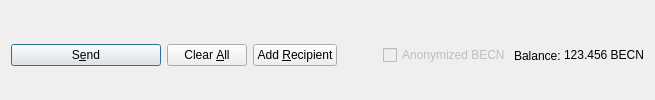
         <widget class="QFrame" name="frame_Send">
          <layout class="QHBoxLayout" name="horizontalLayout">
           <property name="bottomMargin">
            <number>0</number>
           </property>
           <item>
            <widget class="QPushButton" name="sendButton">
             <property name="minimumSize">
              <size>
               <width>150</width>
               <height>0</height>
              </size>
             </property>
             <property name="toolTip">
              <string>Confirm the send action</string>
             </property>
             <property name="text">
              <string>S&amp;end</string>
             </property>
             <property name="icon">
              <iconset resource="../pivx.qrc">
               <normaloff>:/icons/send</normaloff>:/icons/send</iconset>
             </property>
             <property name="autoDefault">
              <bool>false</bool>
             </property>
             <property name="default">
              <bool>true</bool>
             </property>
            </widget>
           </item>
           <item>
            <widget class="QPushButton" name="clearButton">
             <property name="sizePolicy">
              <sizepolicy hsizetype="Minimum" vsizetype="Fixed">
               <horstretch>0</horstretch>
               <verstretch>0</verstretch>
              </sizepolicy>
             </property>
             <property name="toolTip">
              <string>Clear all fields of the form.</string>
             </property>
             <property name="text">
              <string>Clear &amp;All</string>
             </property>
             <property name="icon">
              <iconset resource="../pivx.qrc">
               <normaloff>:/icons/remove</normaloff>:/icons/remove</iconset>
             </property>
             <property name="autoDefault">
              <bool>false</bool>
             </property>
            </widget>
           </item>
           <item>
            <widget class="QPushButton" name="addButton">
             <property name="toolTip">
              <string>Send to multiple recipients at once</string>
             </property>
             <property name="text">
              <string>Add &amp;Recipient</string>
             </property>
             <property name="icon">
              <iconset resource="../pivx.qrc">
               <normaloff>:/icons/add</normaloff>:/icons/add</iconset>
             </property>
             <property name="autoDefault">
              <bool>false</bool>
             </property>
            </widget>
           </item>
           <item>
            <spacer name="horizontalSpacer">
             <property name="orientation">
              <enum>Qt::Horizontal</enum>
             </property>
             <property name="sizeHint" stdset="0">
              <size>
               <width>40</width>
               <height>20</height>
              </size>
             </property>
            </spacer>
           </item>
           <item>
            <layout class="QHBoxLayout" name="horizontalLayout_2">
             <property name="spacing">
              <number>3</number>
             </property>
             <item>
              <widget class="QCheckBox" name="checkzBECN">
               <property name="enabled">
                <bool>false</bool>
               </property>
               <property name="text">
                <string>Anonymized BECN</string>
               </property>
              </widget>
             </item>
             <item>
              <widget class="QLabel" name="label">
               <property name="text">
                <string>Balance:</string>
               </property>
              </widget>
             </item>
             <item>
              <widget class="QLabel" name="labelBalance">
               <property name="sizePolicy">
                <sizepolicy hsizetype="Preferred" vsizetype="Fixed">
                 <horstretch>0</horstretch>
                 <verstretch>0</verstretch>
                </sizepolicy>
               </property>
               <property name="cursor">
                <cursorShape>IBeamCursor</cursorShape>
               </property>
               <property name="text">
                <string notr="true">123.456 BECN</string>
               </property>
               <property name="textInteractionFlags">
                <set>Qt::LinksAccessibleByMouse|Qt::TextSelectableByKeyboard|Qt::TextSelectableByMouse</set>
               </property>
              </widget>
             </item>
            </layout>
           </item>
          </layout>
         </widget>
